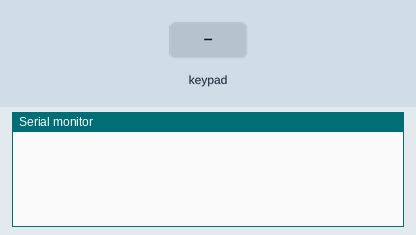
The sketch below on a simulated Arduino Leonardo, built with avr-gcc and run on an emulated ATmega32U4. Parts: the last lines printed to the serial monitor. Inputs (shaded band) come from the test bench. USB keyboard and mouse output is not drawn.

Above: at 1.2 s.
1.3 s: key 'O' pressed
At 2.2 s:
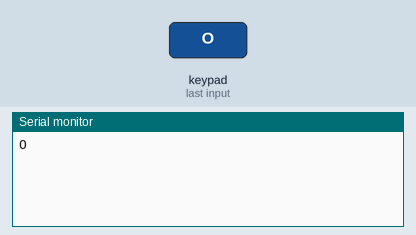
2.8 s: key 'P' pressed
At 3.4 s:
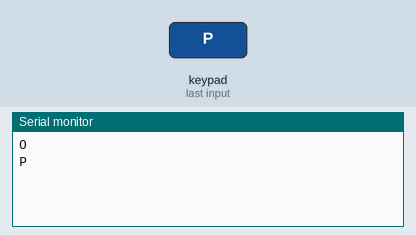
4.3 s: key '[' pressed
At 4.6 s:
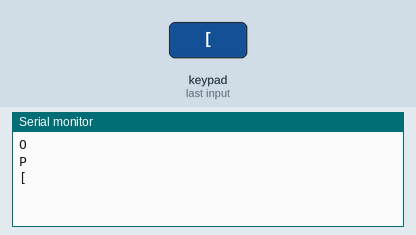
5.8 s: key ']' pressed
At 6.7 s:
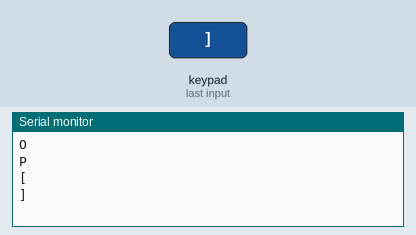
7.3 s: key 'T' pressed
At 7.9 s:
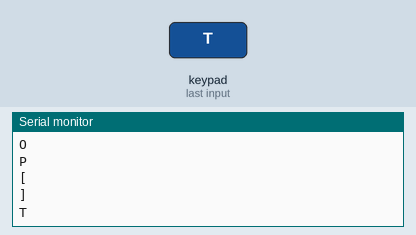
8.8 s: key 'Y' pressed
At 10.3 s:
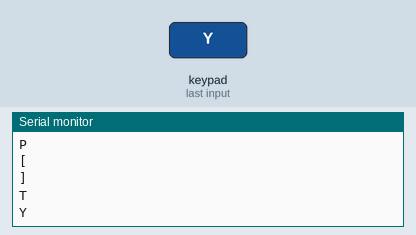

The sketch:

4x4_matrix_keypad.ino
```cpp
// (licence header left out)
#include <Keypad.h>
#include <Keyboard.h>

const byte ROWS = 4; //four rows
const byte COLS = 4; //four columns
//define the cymbols on the buttons of the keypads
char hexaKeys[ROWS][COLS] = {
  {'O','P','[',']'},
  {'T', 'Y' ,'U','I'},
  {'Q','W','E','R'},
  {'F','G','H','J'}
};
byte rowPins[ROWS] = {6, 7, 8, 9}; //connect to the row pinouts of the keypad
byte colPins[COLS] = {5, 4, 3, 2}; //connect to the column pinouts of the keypad

//initialize an instance of class NewKeypad
Keypad customKeypad = Keypad( makeKeymap(hexaKeys), rowPins, colPins, ROWS, COLS);

void setup(){
  Serial.begin(9600);
  Keyboard.begin();
}

void loop(){
  char customKey = customKeypad.getKey();

  if (customKey){
    Serial.println(customKey);
    Keyboard.print(customKey);
  }
}
```

Measured:
- after the input at 1.3 s, the serial monitor: prints a new line at once (image 1)
- after the input at 2.8 s, the serial monitor: prints a new line at once (image 2)
- after the input at 4.3 s, the serial monitor: prints a new line at once (image 3)
- after the input at 5.8 s, the serial monitor: prints a new line at once (image 4)
- after the input at 7.3 s, the serial monitor: prints a new line at once (image 5)
- after the input at 8.8 s, the serial monitor: prints a new line at once (image 6)
